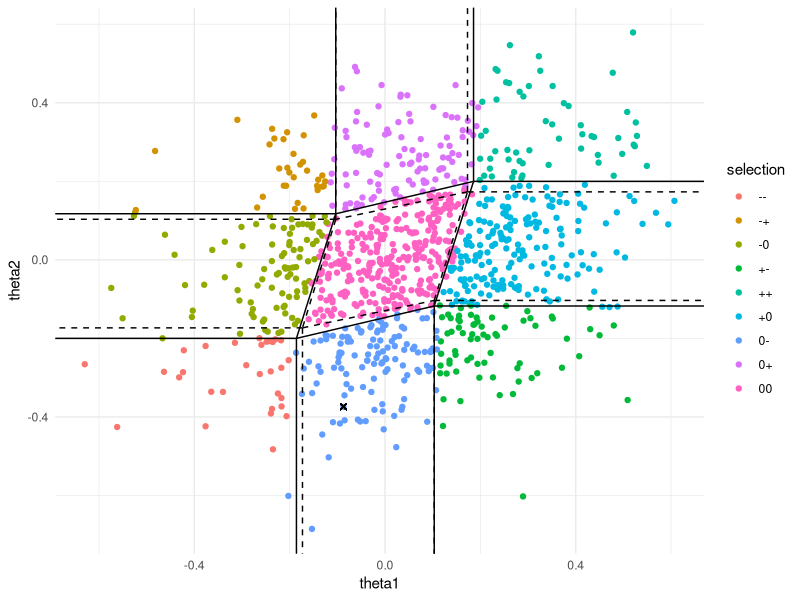

Here is the R script that generated this plot:
## ---- chunk 1
#| code-fold: true
#| code-summary: Show the code
#| fig-align: center
suppressPackageStartupMessages({
  library(foreach)
  library(doParallel)
  library(glmnet)
  library(ggplot2)
  library(dplyr)
})

theme_set(theme_minimal())

Logistic <- function(z) {
  return(exp(z) / (1 + exp(z)))
}

SignSummary <- function(x) {
  return(paste(ifelse(x == 0, '0', ifelse(x > 0, '+', '-')), collapse = ''))
}

HessianLogistic <- function(x, theta) {
  z <- x %*% theta
  psi.2nd <- exp(z) / (1 + exp(z))^2
  return(-t(x) %*% (x * as.vector(psi.2nd)) / nrow(x))
}

HessianGaussian <- function(x) {
  return(-t(x) %*% x / nrow(x))
}

GLMSim <- function(theta, lambda, n, nRep = 1000, family = 'gaussian') {
  # GLMSim produces a plot of the true selection events by simulation, with
  # approximation of the selection event based on Taylor expansion of the
  # log-likelihood at the true theta (dahsed) and the MLE (dotted)
  #
  # Args:
  #   theta: true parameter
  #   lambda: penalty parameter
  #   n: sample size
  #   nRep: number of points to be included
  #   family: 'binomial' for logistic regression, 'gaussian' for linear
  #     regression
  #
  # Returns:
  #   A plot of the simulation
  registerDoParallel(cores = 4)
  
  # generates nRep possible sets of n observations
  x.cov.rt <- rbind(c(1, -0.1), c(-0.1, 1))
  x <- matrix(rnorm(n * 2), n, 2) %*% x.cov.rt
  if (family == 'binomial') {
    pr <- Logistic(x %*% theta)
    y <- foreach(i = 1:nRep, .combine = cbind) %dopar% {
      set.seed(i)
      rbinom(n, size = 1, prob = pr)
    }
  } else if (family == 'gaussian') {
    mu <- x %*% theta
    y <- foreach(i = 1:nRep, .combine = cbind) %dopar% {
      set.seed(i)
      rnorm(n, mean = mu)
    }
  } else {
    stop('family is not binomial or gaussian')
  }
  
  # runs glmnet to compute the selected variables at s = lambda
  # computes mle as test statistic at s = 0
  mle <- foreach(i = 1:nRep, .combine = rbind, .packages = "glmnet") %dopar% {
    fit <- glmnet(x, y[, i], family = family, intercept = FALSE)
    coeff <- as.matrix(
      coef(
        fit, s = c(0, lambda), exact = TRUE,
        x = x, y = y[, i], family = family,
        intercept = FALSE
      )
    )
    selection <- SignSummary(coeff[-1, 2])
    data.frame(
      theta1 = coeff[2, 1], theta2 = coeff[3, 1],
      selection = selection
    )
  }
  mle$selection <- as.factor(mle$selection)
  
  # computes the selection event based on the MLE at the first row
  if (family == 'binomial') {
    hessian <- HessianLogistic(x, as.numeric(mle[1, 1:2]))
  } else if (family == 'gaussian') {
    hessian <- HessianGaussian(x)
  }
  
  # computes the segments of the polyhedron for event '00'
  zero.seg <- -t(solve(hessian, rbind(c(1, -1, -1, 1), c(1, 1, -1, -1)))) *
    lambda
  zero.seg <- cbind(zero.seg, zero.seg[c(2, 3, 4, 1), ])
  zero.seg <- data.frame(zero.seg)
  # adds segment representing the other events
  zero.seg <- rbind(
    zero.seg,
    zero.seg %>% dplyr::mutate(X3 = X1, X4 = sign(X2) * 10),
    zero.seg %>% dplyr::mutate(X4 = X2, X3 = sign(X1) * 10)
  )
  
  # computes the selection event based on true theta
  if (family == 'binomial') {
    true.hessian <- HessianLogistic(x, theta)
  } else if (family == 'gaussian') {
    true.hessian <- hessian
  }
  
  # computes the segments of the polyhedron for event '00'
  true.zero.seg <- -t(solve(true.hessian, rbind(c(1, -1, -1, 1), c(1, 1, -1, -1)))) *
    lambda
  true.zero.seg <- cbind(true.zero.seg, true.zero.seg[c(2, 3, 4, 1), ])
  true.zero.seg <- data.frame(true.zero.seg)
  # adds segment representing the other events
  true.zero.seg <- rbind(
    true.zero.seg,
    true.zero.seg %>%
      dplyr::mutate(X3 = X1, X4 = sign(X2) * 10),
    true.zero.seg %>%
      dplyr::mutate(X4 = X2, X3 = sign(X1) * 10)
  )
  
  ggplot(mle) +
    geom_point(aes(x = theta1, y = theta2, color = selection)) +
    geom_point(x = mle[1, 1], y = mle[1, 2], shape = 4) +
    geom_segment(
      aes(x = X1, y = X2, xend = X3, yend = X4),
      data = zero.seg, color = 'black'
    ) +
    geom_segment(
      aes(x = X1, y = X2, xend = X3, yend = X4),
      data = true.zero.seg, color = 'black',
      linetype = 'dashed'
    ) +
    coord_cartesian(
      xlim = c(min(mle$theta1), max(mle$theta1)),
      ylim = c(min(mle$theta2), max(mle$theta2))
    )
}

GLMSim(
  theta = c(0.05, 0), lambda = 0.04, n = 100, nRep = 1000,
  family = 'binomial'
)
